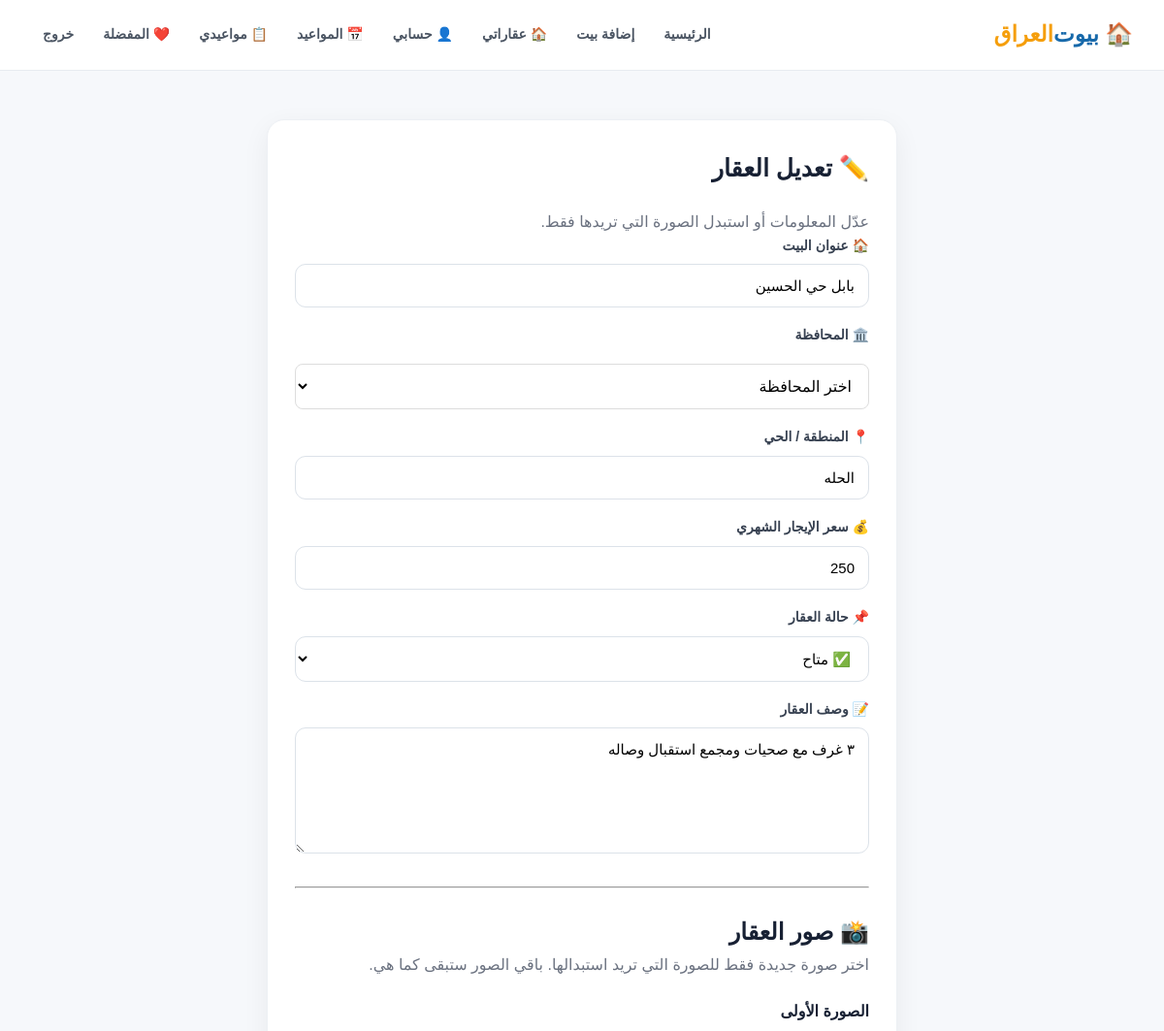
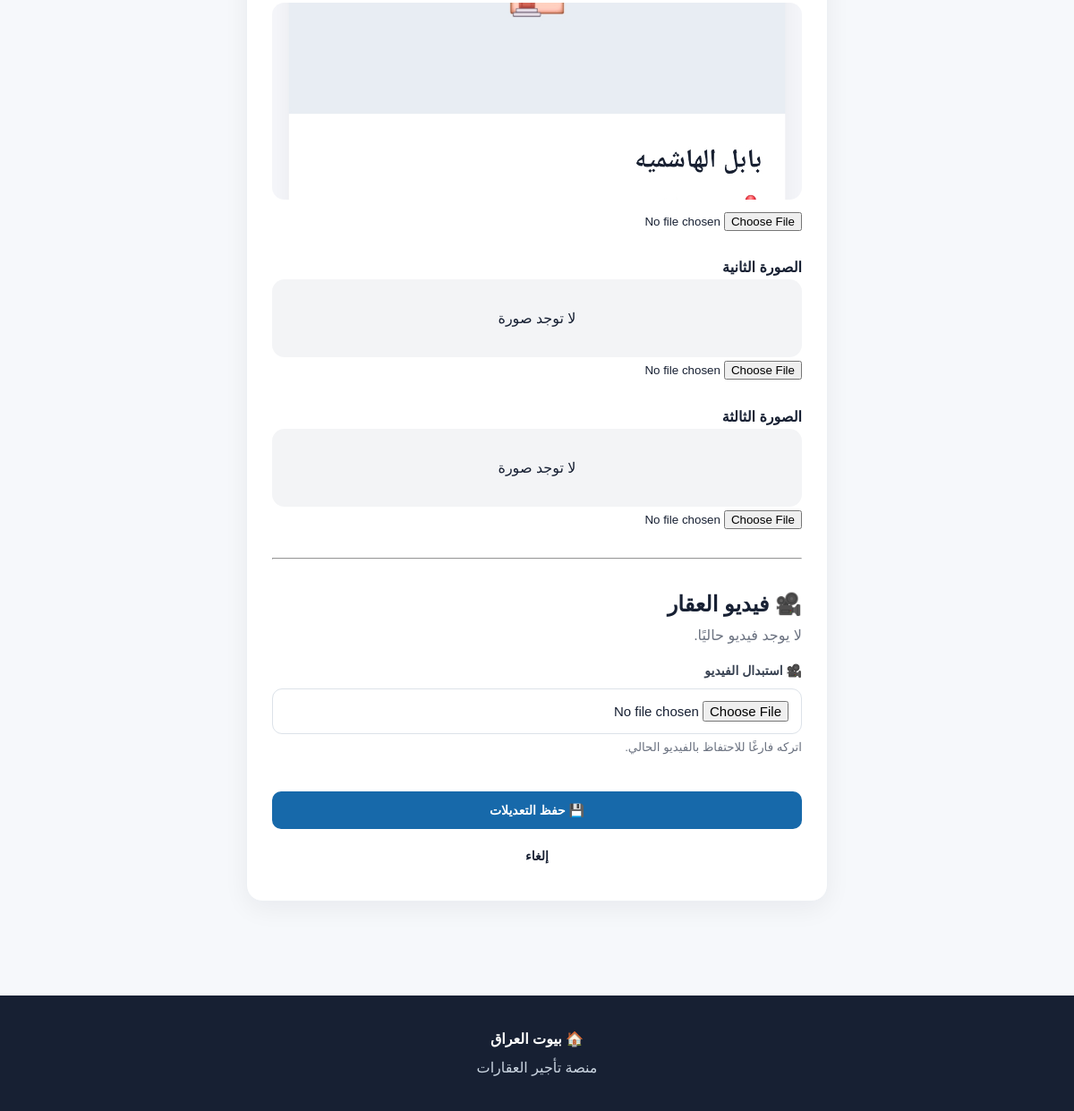
Screenshot of /edit-house/2 (signed in) with the database file from the repository (2 pictures, top to bottom).
### models.py (models this page shows)
class House(db.Model):
    id = db.Column(db.Integer, primary_key=True)
    title = db.Column(
        db.String(200),
        nullable=False
    )
    governorate = db.Column(
        db.String(100)
    )
    location = db.Column(
        db.String(200),
        nullable=False
    )
    price = db.Column(
        db.Integer,
        nullable=False
    )
    description = db.Column(
        db.Text
    )
    image1 = db.Column(
        db.String(500)
    )
    image2 = db.Column(
        db.String(500)
    )
    image3 = db.Column(
        db.String(500)
    )
    video = db.Column(
        db.String(500)
    )
    owner_id = db.Column(
        db.Integer,
        db.ForeignKey("user.id")
    )
    is_active = db.Column(
    db.Boolean,
    default=True,
    nullable=False
    )
    status = db.Column(
        db.String(20),
        default="available",
        nullable=False
    )
    owner = db.relationship(
        "User",
        backref="houses"
    )

### app.py (the view, shortened to what this page needs)
@app.route("/edit-house/<int:house_id>", methods=["GET", "POST"])
def edit_house(house_id):
    if not session.get("user_id"):
        return redirect("/login")
    house = House.query.get_or_404(house_id)
    if house.owner_id != session["user_id"]:
        return redirect("/my-houses")
    return render_template(
        "edit_house.html",
        house=house
    )

### app.py (called while the page is built)
@app.context_processor
def pending_appointments_count():
    count = 0
    if session.get("user_id"):
        count = Appointment.query.join(House).filter(
            House.owner_id == session["user_id"],
            Appointment.status == "pending"
        ).count()
    return dict(pending_count=count)

### templates/edit_house.html (shortened to what this page needs)
{% extends "base.html" %}
{% block content %}
<div class="form-card">
    <h1>✏️ تعديل العقار</h1>
    <p style="color:#6b7280;">
        عدّل المعلومات أو استبدل الصورة التي تريدها فقط.
    </p>
    <form method="POST" enctype="multipart/form-data">
        <div class="form-group">
            <label>🏠 عنوان البيت</label>
            <input type="text" name="title" value="{{ house.title }}" required>
        </div>
        <div class="form-group">
            <label>🏛️ المحافظة</label>
            <select name="governorate" required
                    style="width:100%;padding:13px;margin-top:10px;border-radius:8px;border:1px solid #ddd;font-size:16px;">
                <option value="">اختر المحافظة</option>
            </select>
        </div>
        <div class="form-group">
            <label>📍 المنطقة / الحي</label>
            <input type="text" name="location" value="{{ house.location }}" required>
        </div>
        <div class="form-group">
            <label>💰 سعر الإيجار الشهري</label>
            <input type="number" name="price" value="{{ house.price }}" min="0" required>
        </div>
            <div class="form-group">
    <label>📌 حالة العقار</label>
    <select name="status">
        <option value="available" {% if house.status == "available" %}selected{% endif %}>
            ✅ متاح
        </option>
    </select>
</div>
        <div class="form-group">
            <label>📝 وصف العقار</label>
            <textarea name="description" rows="6">{{ house.description or "" }}</textarea>
        </div>
        <hr style="margin:25px 0;">
        <h2>📸 صور العقار</h2>
        <p style="color:#6b7280;">
            اختر صورة جديدة فقط للصورة التي تريد استبدالها.
            باقي الصور ستبقى كما هي.
        </p>
        <div style="margin-top:20px;">
            <strong>الصورة الأولى</strong>
            {% if house.image1 %}
                <img
                    src="{{ url_for('uploaded_file', filename=house.image1) }}"
                    style="
                        display:block;
                        width:100%;
                        max-height:220px;
                        object-fit:cover;
                        border-radius:14px;
                        margin:10px 0;
                    "
                >
            {% else %}
                <div style="padding:30px;text-align:center;background:#f3f4f6;border-radius:14px;">
                    لا توجد صورة
                </div>
            {% endif %}
            <input
                type="file"
                name="image1"
                accept="image/jpeg,image/png,image/webp"
            >
        </div>
        <div style="margin-top:25px;">
            <strong>الصورة الثانية</strong>
            {% if house.image2 %}
                <img
                    src="{{ url_for('uploaded_file', filename=house.image2) }}"
                    style="
                        display:block;
                        width:100%;
                        max-height:220px;
                        object-fit:cover;
                        border-radius:14px;
                        margin:10px 0;
                    "
                >
            {% else %}
                <div style="padding:30px;text-align:center;background:#f3f4f6;border-radius:14px;">
                    لا توجد صورة
                </div>
            {% endif %}
            <input
                type="file"
                name="image2"
                accept="image/jpeg,image/png,image/webp"
            >
        </div>
        <div style="margin-top:25px;">
            <strong>الصورة الثالثة</strong>
            {% if house.image3 %}
                <img
                    src="{{ url_for('uploaded_file', filename=house.image3) }}"
                    style="
                        display:block;
                        width:100%;
                        max-height:220px;
                        object-fit:cover;
                        border-radius:14px;
                        margin:10px 0;
                    "
                >
            {% else %}
                <div style="padding:30px;text-align:center;background:#f3f4f6;border-radius:14px;">
                    لا توجد صورة
                </div>
            {% endif %}
            <input
                type="file"
                name="image3"
                accept="image/jpeg,image/png,image/webp"
            >
        </div>
        <hr style="margin:30px 0;">
        <h2>🎥 فيديو العقار</h2>
        {% if house.video %}
            <video
                controls
                style="
                    width:100%;
                    max-height:400px;
                    margin-top:15px;
                    border-radius:15px;
                    background:#000;
                "
            >
                <source src="{{ url_for('uploaded_file', filename=house.video) }}">
            </video>
        {% else %}
            <p style="color:#6b7280;">
                لا يوجد فيديو حاليًا.
            </p>
        {% endif %}
        <div class="form-group" style="margin-top:15px;">
            <label>🎥 استبدال الفيديو</label>
            <input
                type="file"
                name="video"
                accept="video/mp4,video/webm,video/quicktime"
            >
            <small style="color:#6b7280;">
                اتركه فارغًا للاحتفاظ بالفيديو الحالي.
            </small>
        </div>
        <button
            type="submit"
            class="btn btn-primary"
            style="width:100%;margin-top:20px;"
        >
            💾 حفظ التعديلات
        </button>
        <a
            href="/my-houses"
            class="btn"
            style="display:block;text-align:center;margin-top:10px;"
        >
            إلغاء
        </a>
    </form>
</div>
{% endblock %}

### templates/base.html (style rules this page uses)
* { box-sizing: border-box; margin: 0; padding: 0; }
html { scroll-behavior: smooth; }
body { font-family: Tahoma, Arial, sans-serif; background: #f6f8fb; color: #172033; line-height: 1.7; }
a { text-decoration: none; color: inherit; }
button, input, select, textarea { font-family: inherit; }
.btn { display: inline-flex; align-items: center; justify-content: center; min-height: 42px; padding: 9px 18px; border: 0; border-radius: 10px; font-size: 14px; font-weight: 700; cursor: pointer; transition: background .2s, transform .15s; }
.btn-primary { background: #1769aa; color: white !important; }
.form-card { width: 100%; max-width: 650px; margin: 20px auto; background: white; padding: 28px; border-radius: 18px; border: 1px solid #edf0f4; box-shadow: 0 8px 28px rgba(15,23,42,.06); }
.form-card h1 { margin-bottom: 20px; font-size: 25px; }
.form-group { margin-bottom: 17px; }
.form-group label { display: block; margin-bottom: 7px; color: #374151; font-size: 14px; font-weight: 700; }
.form-group input, .form-group textarea, .form-group select { width: 100%; padding: 13px 14px; border: 1px solid #dce2e9; border-radius: 11px; outline: none; background: white; font-size: 15px; }
.form-group textarea { min-height: 130px; resize: vertical; }

### rows the page displays
House: title "بابل حي الحسين", location "الحله", price "250", status "✅ متاح", description "٣ غرف مع صحيات ومجمع استقبال وصاله", image1 (picture)
